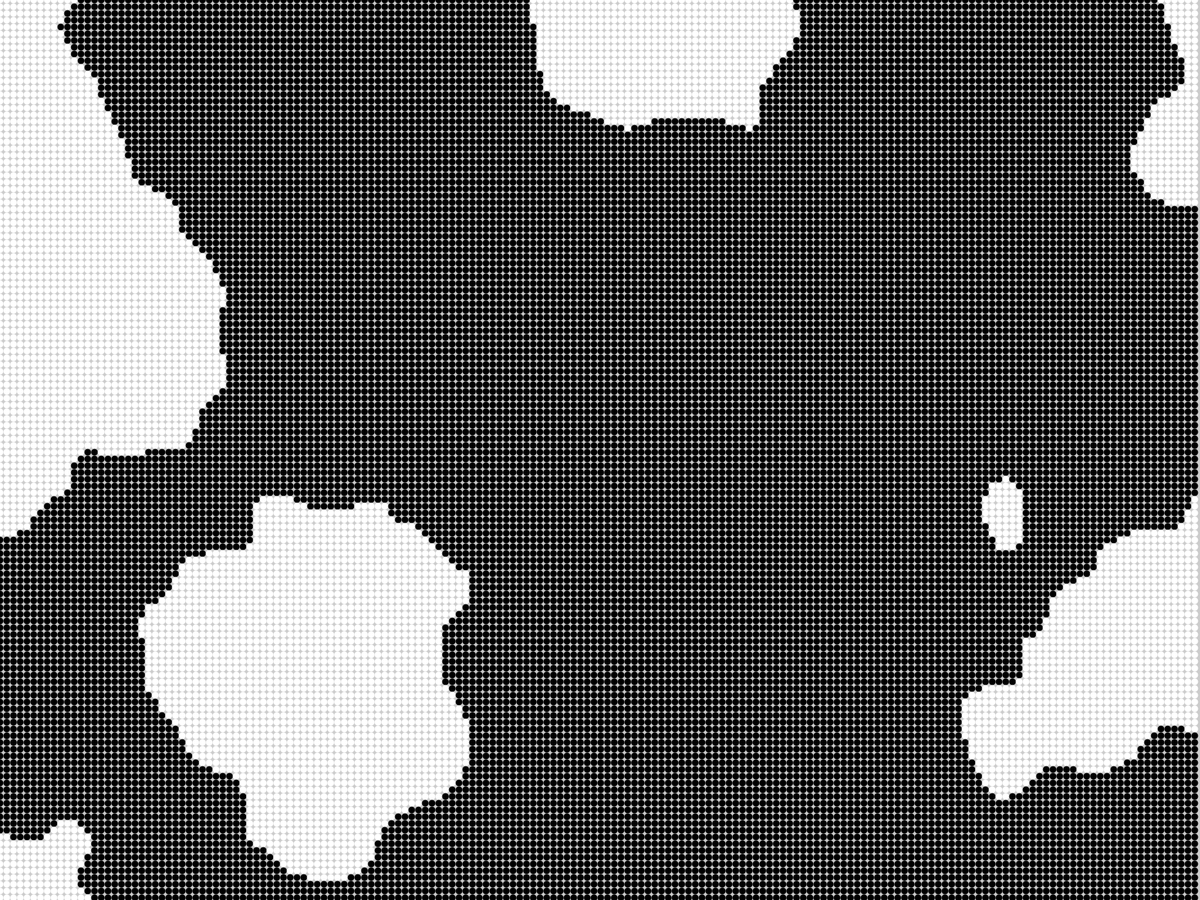
Frame 1 (no input)
Frame 60 (the mouse pressed at the canvas centre just before this capture): identical to frame 1, image omitted
Frame 120 (the mouse held since frame 60 and released just before this capture): identical to frame 1, image omitted

The Processing sketch that drew this single still picture (run headless with seeded random() and noise(); from frame 60 on, the mouse is pressed at the canvas centre):

// Processing sketch: pixel_cloud
// ── pixel_cloud.pde
float increment = 0.02;
int count;
int pixSize = 9;
void setup() {
  //size(640, 360);
  fullScreen();
  noStroke();
}

void draw() {
  float xoff = 0.0; // Start xoff at 0
  //float detail = map(mouseX, 0, width, 0.1, 0.6);
  //noiseDetail(8, detail);
  count++;
  
  // For every x,y coordinate in a 2D space, calculate a noise value and produce a brightness value
  for (int x = 0; x < width; x+=pixSize) {
    xoff += increment;// Increment xoff 
    float yoff = 0.0;   // For every xoff, start yoff at 0
    for (int y = 0; y < height; y+=pixSize) {
      yoff += increment; // Increment yoff
      
      // Calculate noise and scale by 255
      float bright = noise(xoff - count/30, yoff, count/30  );
      if (bright > 0.5) bright = 255; else bright = 0;
      fill(bright);
      ellipse(x,y,pixSize,pixSize);
    }
  }
  
  updatePixels();
}
